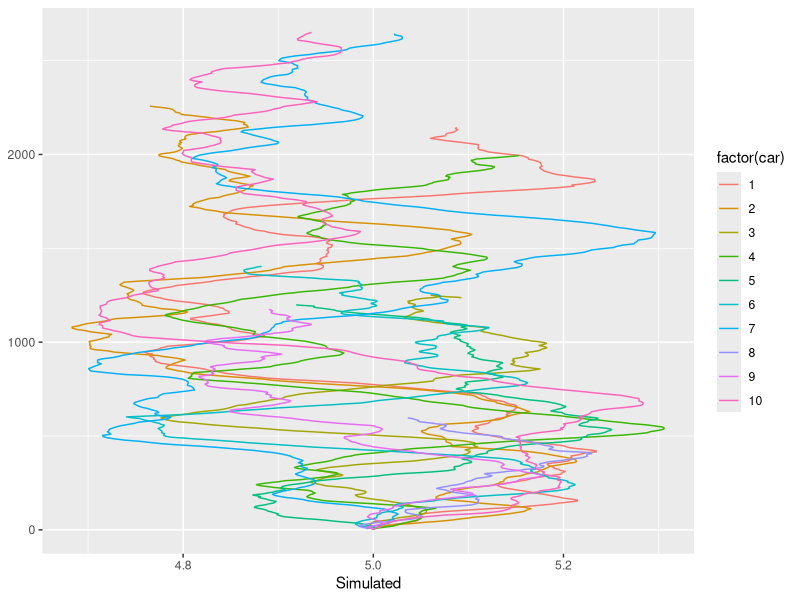

Write R code to recreate this figure. (Note: this script raises an error after producing the figure.)
library(tidyverse)
Sigma = 0.01 * matrix(c(1, 0, 0, 1), 2)
sigE = 0.01
sigZ = 0.0005
phi = 0.9
lambda = 0.95
gamma = 0.005
alpha0 = -4
beta0 = 10
alpha1 = -4
beta1 = 2

a0 = rnorm(1, 0, sigE / sqrt(1 - phi^2))
v0 = 5
x0 = 5
y0 = 0
d0 = pi/2

T = 400
path = data.frame()
for(i in 1:10){
  position = data.frame()
  x0 = 5
  notice = 0 
  delta = pi/2 + lambda * (d0 - pi/2)  +  sigZ * rt(1, 5)
  acc = phi * a0  +  sigE * rt(1, 5)
  vel = v0  +  acc
  error = mvtnorm::rmvnorm(1, c(0, 0), Sigma)
  x = x0  +  vel * cos(delta)
  y = y0  +  vel * sin(delta)
  measurex = x + error[1]
  measurey = y + error[2]
  position = rbind(position,
                   data.frame(x=x, y=y, measurex=measurex, measurey=measurey, vel=vel, delta=delta, acc=acc, notice=notice, car = i))
  for(t in 2:T){
    notice = 1 / (1 + exp(-(1-notice)*(alpha0 + beta0*abs(x-x0)) - notice*(alpha1 + beta1*abs(x-x0)) + rnorm(1, 0, 0.1)))
    delta = pi/2  + (1-notice) * lambda * (delta- pi/2)  + notice * gamma * (x-x0) +  sigZ * rt(1, 5)
    acc = phi * acc  +  sigE * rt(1, 5)
    vel = vel  +  acc
    error = mvtnorm::rmvnorm(1, c(0, 0), Sigma)
    x = x  +  vel * cos(delta)
    y = y  +  vel * sin(delta)
    measurex = x + error[1]
    measurey = y + error[2]
    position = rbind(position,
                     data.frame(x=x, y=y, measurex=measurex, measurey=measurey, vel=vel, delta=delta, acc=acc, notice=notice, car = i))
  }
  path = rbind(path, position)
}
p1 <- ggplot(path) + geom_path(aes(x, y, group=car, colour=factor(car))) + 
  labs(x="Simulated", y=NULL)
print(p1)
#cars %>%
#  filter(changed == FALSE) %>%
#  filter(ID %in% head(sort(unique(.$ID)), 10)) %>%
#  ggplot() + geom_path(aes(x, y, colour = factor(ID))) + theme(legend.position = 'none') +
#  labs(x="Actual", y=NULL) -> p2
#gridExtra::grid.arrange(p1, p2)




hyper = c(10, .1, 200, 0.1, 10, .1, 10, .1, 20, 1.5, 20, 1.5, 0, 0.1, -3, 5, 10, 5, -3, 5, 0, 5)
lambda <- as.matrix(c(-4, -8, -4, -4, 2, 2, 0, -3, 5, -3, 1, rep(0.1, 11)), 22)
#VB_Cars2(as.matrix(position[1:20, 3:4]), lM, hyper, maxIter=1, S=1, N=1)
#posi = as.matrix(position[, 3:4]) 
#MCMC = PMMH(pos= posi, reps=10, N=1, hyperParams=hyper, stepSize=rep(0.005, 8))

data = as.matrix(select(car10Path, x, y))#matrix(position[,3:4])
N = 100
S = 10
maxIter = 1000
alpha = 0.1
beta1 = 0.9
beta2 = 0.99
threshold = 0.01

carsVB <- function(data, lambda, hyper, N, S, maxIter, alpha, beta1, beta2, threshold){
  T <- nrow(data)
  sobol <- sobol_points(100+S, 11)
  diff <- threshold + 1
  iter <- 1
  LB <- numeric(maxIter)
  M <- numeric(22)
  V <- numeric(22)
  e <- 1e-8
  meanLB <- 0
  oldMeanLB <- 0
  while(diff > threshold){
    if(iter > maxIter){
      break
    }
    if(any(is.na(lambda))){
      break
    }
    unif <- shuffle(sobol)
    epsilon <- qnorm(unif[101:(100+S), ])
    grad <- matrix(0, 22, S)
    eval <- numeric(S)
    q <- numeric(S)
    #car <- filter(data, car==1)#sample(1:max(data$car), 1))
    for(s in 1:S){
      logpj <- PFDeriv(data[1:100,], lambda, epsilon[s,], hyper, 1000)
      eval[s] <- logpj$val
      grad[,s] <- logpj$grad
      q[s] <- sum(dnorm(epsilon[s,], log=TRUE))
    }
    gradient <- rowMeans(grad, na.rm = TRUE)
    gradientSq <- rowMeans(grad^2, na.rm=TRUE)
    valP[valP == -Inf] = NA
    LB[iter] <- mean(eval - q, na.rm=TRUE) 
    M <- beta1 * M + (1 - beta1) * gradient
    V <- beta2 * V + (1 - beta2) * gradientSq
    Mst <- M / (1 - beta1^iter)
    Vst <- V / (1 - beta2^iter)
    lambda <- lambda + alpha * Mst / sqrt(Vst + e)
    if(iter %% 5 == 0){
      oldMeanLB <- meanLB
      meanLB <- mean(LB[iter:(iter-4)])
      diff <- abs(meanLB - oldMeanLB)
      print(paste0('Iteration: ', iter, ' ELBO: ', meanLB))
    }
    iter <- iter + 1
  }
  print(paste0('iter: ', iter, ' ELBO: ', meanLB))
  return(lambda)
}

fit <- carsVB(data, lambda, hyper, N=100, S=10, maxIter=100, alpha=0.25, beta1=0.9, beta2=0.99, threshold=0.01)


muFit <- fit[1:11]# c(-5.1963258, -7.5416080, -4.8451232, -4.1386897, 3.1992270, 2.3012937, 1.1962711, -4.1964376, -0.1966839, -4.1963091, -0.1966602)
sigmaFit <- fit[12:22] #c(0.5590673, -0.3585571, 0.1492671, 0.1903151, -1.0920861, -0.2012837, 0.5588602, 0.5592747, 1.2967022, -0.3601970,  0.5594020)
Sigma <- diag(sigmaFit^2)
transform <- function(x){
  result <- numeric(11)
  result[1:4] = exp(x[1:4])
  result[5:6] = 1/(1 + exp(-x[5:6]))
  result[7:11] = x[7:11]
  result
}
samples <- mvtnorm::rmvnorm(1000, muFit, Sigma)
samples <- t(apply(samples, 1, transform))
colnames(samples) <- c('SigA', 'SigD', 'SigX', 'SigY', 'lambda', 'phi', 'gamma', 'a0', 'b0', 'a1', 'b1')
samples <- gather(as.data.frame(samples), var, draw)
ggplot(samples) + geom_density(aes(draw)) + facet_wrap(~var, scales='free')
